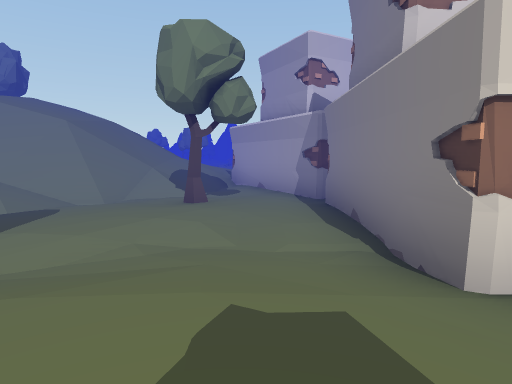
[1] (above)

21 first-person views from a walk through a Unity game level. The camera is 1.2 m above the floor, tilts 6° down and sees 75° across. The floor is counted in squares, 2 m on a side. Each view is taken from the middle of a square. On the plan, view 1 faces up. The plan holds only what a view shows up to about 10 squares ahead; the rest is blank. The place goes on beyond the plan. Some animated figures are left out.

[2]
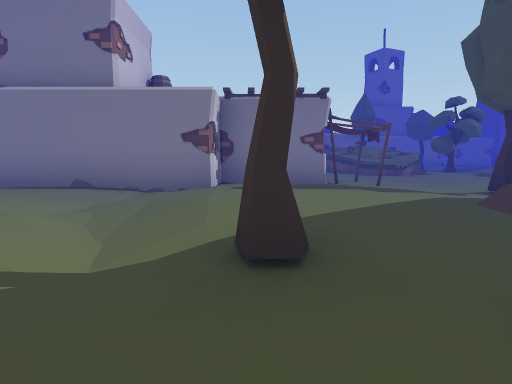

[3]
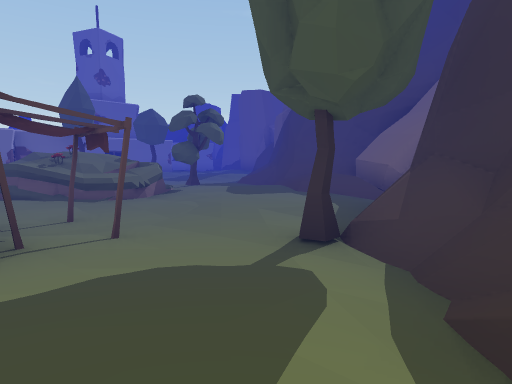

[4]
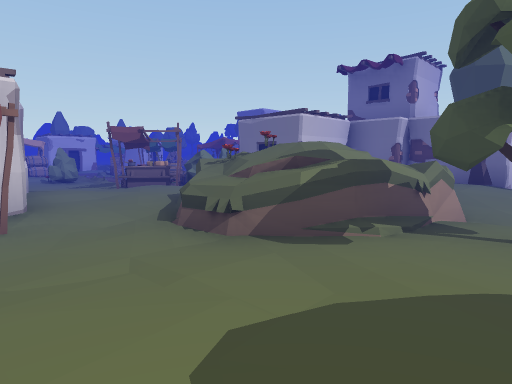

[5]
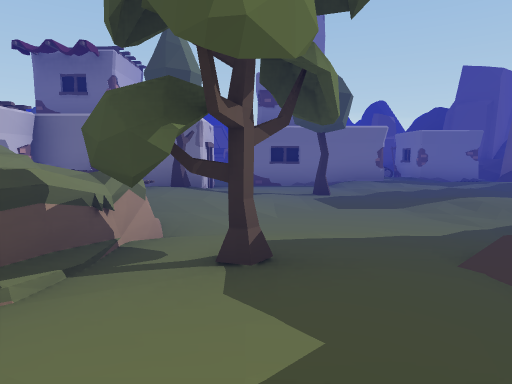

[6]
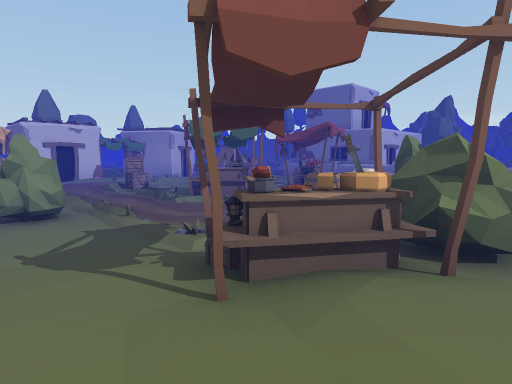

[7]
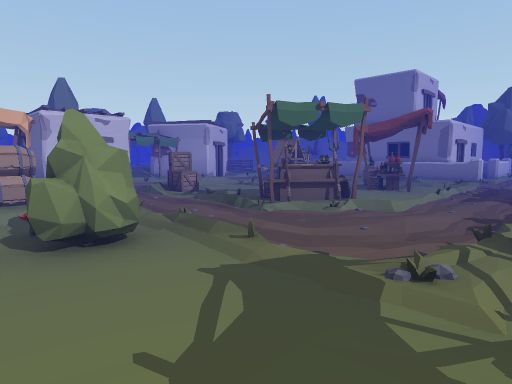

[8]
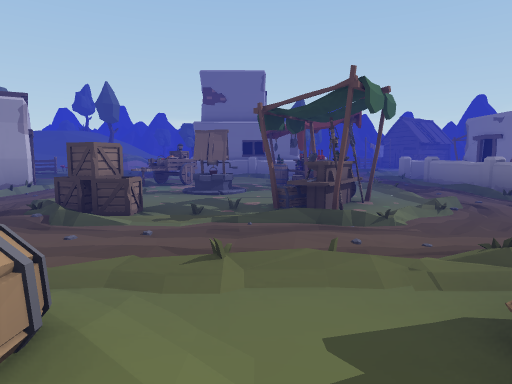

[9]
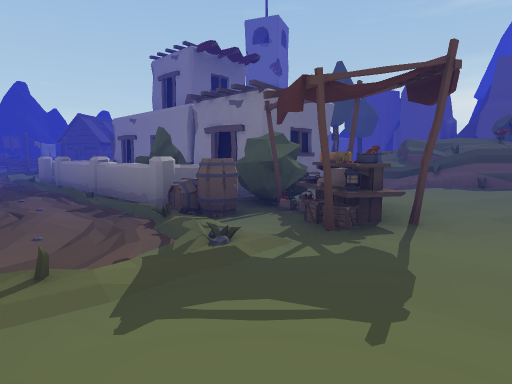

[10]
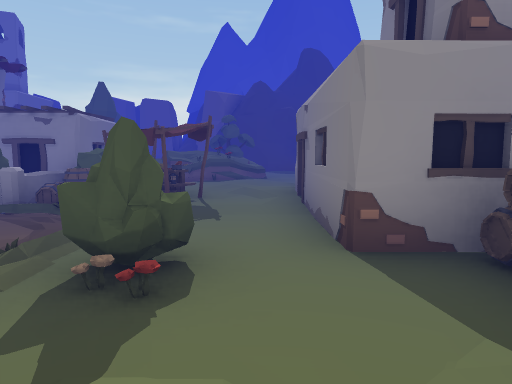

[11]
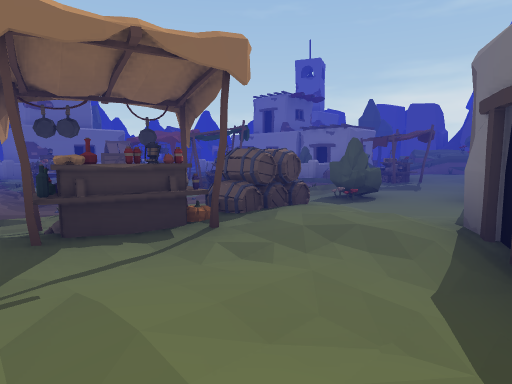

[12]
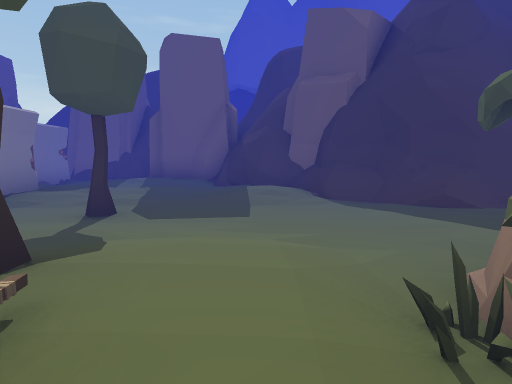

[13]
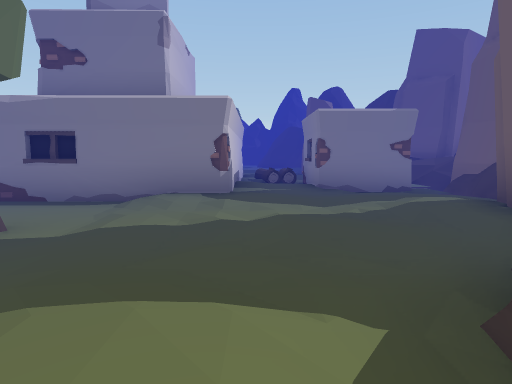

[14]
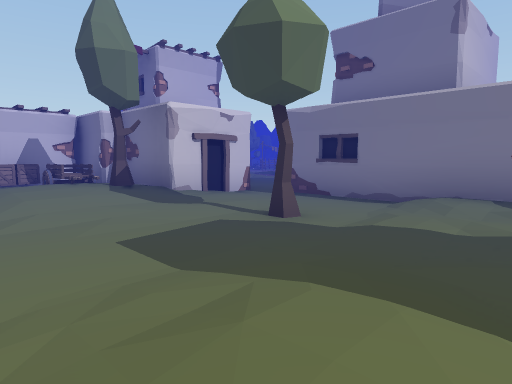

[15]
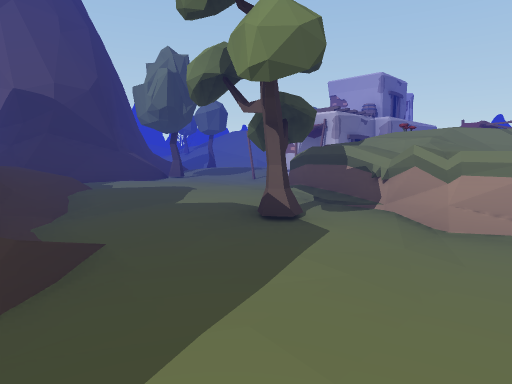

[16]
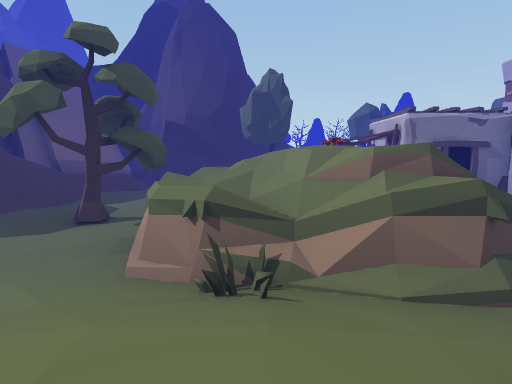

[17]
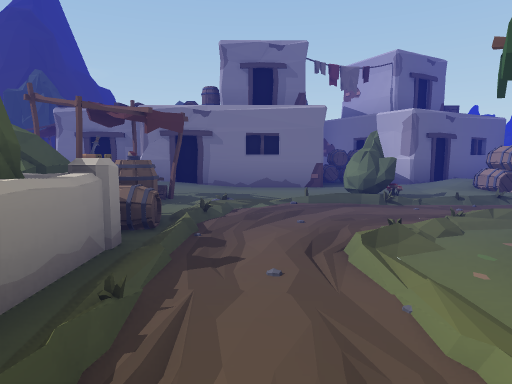

[18]
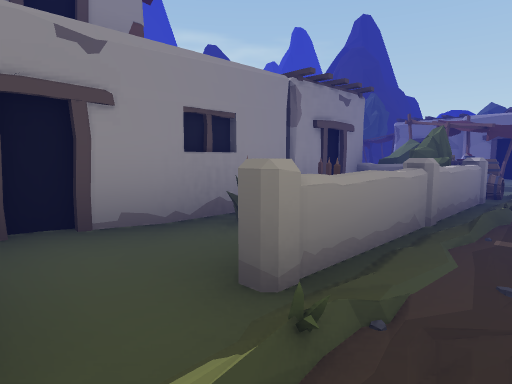

[19]
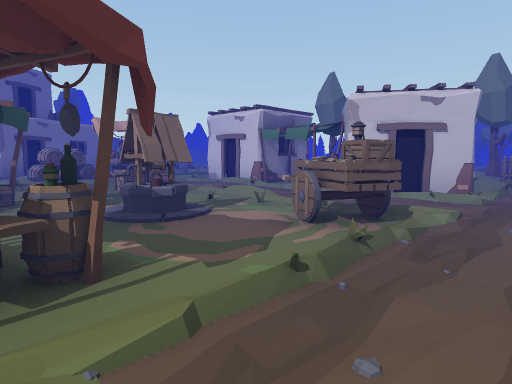

[20]
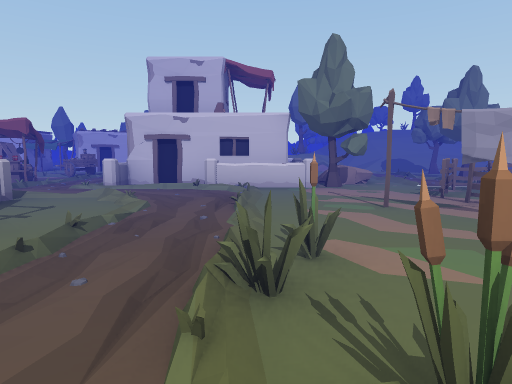

[21]
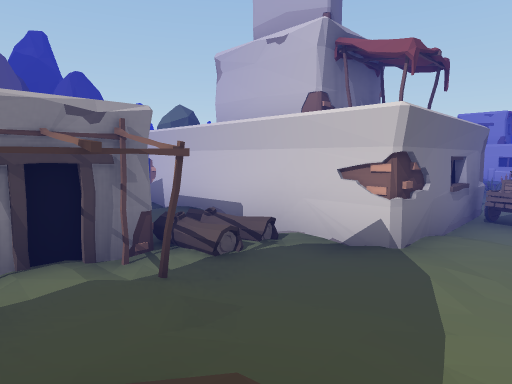

### Floor plan
Key: @ floor where view 1 was taken; # wall or solid block; x gap in a wall; . main floor; : floor 0.25 m higher than the main floor; + floor 0.5 m higher than the main floor; * floor 1 m higher than the main floor; % floor 4.5 m higher than the main floor; & floor 4.75 m higher than the main floor; / step, stairs or slope; = window, fence, low wall or low ledge; ^ raised ledge; T tree; F flower; B bush; S stall; A barrel; C cart; R crate; W well; E fence; K rock; O other object.
Columns run from 6 left of view 1 to 23 right of it. Each row starts with its distance up from view 1.
 16                   T
 15                   :E
 14                   +.
 13               ##  O:.E
 12             :##OO##.
 11          :.::#O####.
 10         #.:.S/.......
  9 &/////# ##.:S.RROOCCx#
  8 %/////## #::A.OR.W.C.#      ..
  7  ////::###.....S...:.O   #K...
  6  ///:::##A.FBF.SSSSS.#####KK.
  5   /::T:####......S...^.#^=T..
  4    :++:#  #.................OE
  3    :+:.## #.S.ABB^^.x......E
  2    ..::O###.SSBBBOO#^.....EE
  1   ..T++:###:::B#####O......O
  0    /:+@:O##:::.O #    ..O..
 -1     /++::.O:OOORO#     .O.
 -2     ##::...OOOO:C#      .
 -3      #/T:::OOOO+/# O.
 -4      ###::::TO.+T###.
 -5       ##::+:T......#     C
 -6        #/*/::....T.#    #C
 -7        ###/=/......#    #.
 -8         #####/.:...######::
 -9             ##/:.:.:.:Ox.:.
-10              ###.:.:.##O.:.
-11                ##:::.##:O:/
-12                 #KK:.O#O://

Positions as (right, up) in squares from view 1, and headings:
1: (0, 0), facing up
2: (-4, 1), facing right
3: (-1, 0), facing down-right
4: (3, -5), facing up-right
5: (4, -5), facing right
6: (5, 1), facing up-right
7: (5, 3), facing up-right
8: (5, 7), facing right
9: (5, 5), facing down-right
10: (5, 8), facing down
11: (3, 11), facing down-right
12: (9, -2), facing down
13: (8, -9), facing right
14: (8, -9), facing up-right
15: (8, -7), facing up-left
16: (10, -3), facing left
17: (11, 4), facing left
18: (14, 4), facing down-left
19: (14, 6), facing up-left
20: (18, -2), facing up
21: (20, -12), facing up-left
